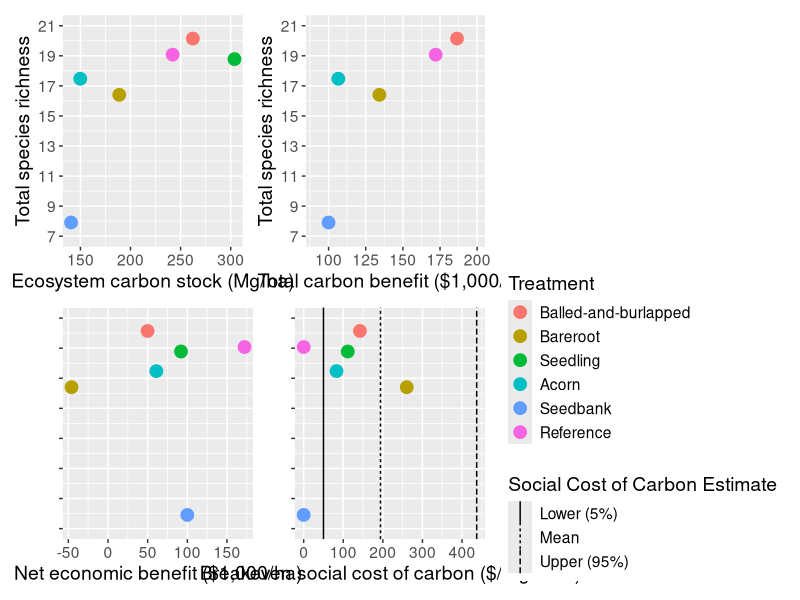

Write R code to recreate this figure.
path_to_repo= "C:/Users/Chels/OneDrive - University of Illinois - Urbana/Chapter2/Floodplain-Experiment-Repo"
setwd(path_to_repo)

library(ggplot2)
library(reshape2)
library(patchwork)
library(dplyr)

# read in social cost of carbon estimates 
scc.df = read.csv("Carbon_Calculations/SCC_Estimates.csv")
colnames(scc.df) = c("stat","per.CO2","per.CO2.C")
scc.df$stat = c("mean","lower","upper")
rownames(scc.df) = c("mean","lower","upper")

# read in establishment costs
est.df = read.csv("Carbon_Calculations/Treatment_Establishment_Costs.csv")
colnames(est.df) = c("trt","cost.2019","cost.2025")

# read in ecosystem carbon estimates
stock.df = read.csv("Tree_Analysis/Posteriors/CarbonRichness_Means_Intervals_5Chains.csv")
sort(unique(stock.df$var))
ecoC.df = stock.df[which(stock.df$var == "Total ecosystem"),c("trt","mean","X5","X95")]
colnames(ecoC.df) = c("trt","mean","lower","upper")

# melt ecosystem carbon estimates by statistic
ecoC.df.melt = melt(ecoC.df, id.vars=c("trt"), 
                    variable.name="stat",value.name="stock")

# estimate carbon benefit of each treatment
ecoC.df.melt$carbon.benefit = rep(0, nrow(ecoC.df.melt))
stats = c("mean","lower","upper")
for (i in 1:3) {
  stat.i = stats[i]
  stat.id = which(ecoC.df.melt$stat == stat.i)
  ecoC.df.melt$carbon.benefit[stat.id] = ecoC.df.melt$stock[stat.id]*scc.df[stat.i,"per.CO2.C"]
}

# treatment names
trts = c("Balled-and-burlapped","Bareroot","Seedling","Acorn","Seedbank","Reference")

# estimate net benefit of each treatment by subtracting the establishment cost
ecoC.df.melt$net.benefit = rep(0, nrow(ecoC.df.melt))
ecoC.df.melt$breakeven.scc = rep(0, nrow(ecoC.df.melt))
for (i in 1:6) {
  trt.i = trts[i]
  cost.i = est.df[which(est.df$trt == trt.i),"cost.2025"]
  trt.id = which(ecoC.df.melt$trt == trt.i)
  ecoC.df.melt[trt.id,"net.benefit"] = ecoC.df.melt[trt.id,"carbon.benefit"] - cost.i
  ecoC.df.melt[trt.id,"breakeven.scc"] = cost.i/ecoC.df.melt[trt.id,"stock"]* 12.01/44.01
}

# get species richness estimates
n.df = stock.df[which(stock.df$var == "Total richness"),c("trt","mean","X5","X95")]
colnames(n.df) = c("trt","mean","lower","upper")
n.df.melt = melt(n.df, id.vars=c("trt"), variable.name="stat",value.name="richness")

# join richness estimates 
ecoC.n.df.join = left_join(ecoC.df.melt, n.df.melt, by=c("trt","stat"))

# plot net carbon benefit v. richness'
mean.df = ecoC.n.df.join[which(ecoC.n.df.join$stat == "mean"),]
scc.df$stat = c("Mean","Lower (5%)","Upper (95%)")
colnames(scc.df)[1] = "Social Cost of Carbon Estimate"
p1 = ggplot(data=mean.df, 
            aes(y=richness, x=stock, 
                color=factor(trt, levels=trts))) +
            geom_point(size=4) + 
            guides(color="none") + 
            scale_y_continuous(breaks=seq(7,21,by=2),limits=c(7,21)) +
            #scale_x_continuous(breaks=seq(100,200,by=25),
            #                   limits=c(90,200)) +
            labs(x="Ecosystem carbon stock (Mg/ha)",
                 y="Total species richness") +
            theme(text=element_text(size=14))
p2 = ggplot(data=mean.df, 
            aes(y=richness, x=carbon.benefit/1000, 
                color=factor(trt, levels=trts))) +
            geom_point(size=4) + 
            guides(color="none") + 
            scale_y_continuous(breaks=seq(7,21,by=2),limits=c(7,21)) +
            scale_x_continuous(breaks=seq(100,200,by=25),
                               limits=c(90,200)) +
            labs(x="Total carbon benefit ($1,000/ha)",
                 y="Total species richness") +
            theme(text=element_text(size=14))
p3 = ggplot(data=mean.df, 
            aes(y=richness, x=net.benefit/1000, 
                color=factor(trt, levels=trts))) +
            geom_point(size=4) +
            guides(color="none") + 
            scale_y_continuous(breaks=seq(7,21,by=2),limits=c(7,21)) +
            labs(x="Net economic benefit ($1,000/ha)",
                 y="") +
            theme(axis.text.y=element_blank(),
                  text=element_text(size=14))
p4 = ggplot() +
     geom_point(data=mean.df, 
                aes(y=richness, x=breakeven.scc, 
                    color=factor(trt, levels=trts)),
                size=4) +
     guides(color=guide_legend(title="Treatment")) + 
     scale_y_continuous(breaks=seq(7,21,by=2),limits=c(7,21)) +
     labs(x="Breakeven social cost of carbon ($/Mg CO2)",
          y="") +
     theme(axis.text.y=element_blank(),
           text=element_text(size=14)) +
     geom_vline(data=scc.df, 
                 aes(xintercept=per.CO2, 
                     linetype=`Social Cost of Carbon Estimate`))
(p1 + p2)/(p3 + p4)

# print results for table 
cols = colnames(ecoC.n.df.join[3:7])
for (i in 1:length(cols)) {
  mean.df = ecoC.n.df.join[which(ecoC.n.df.join$stat == "mean"),c("trt",cols[i])]
  l.df = ecoC.n.df.join[which(ecoC.n.df.join$stat == "lower"),c("trt",cols[i])]
  u.df = ecoC.n.df.join[which(ecoC.n.df.join$stat == "upper"),c("trt",cols[i])]
  print(cols[i])
  for (j in 1:6) {
    trt = mean.df$trt[j]
    if (cols[i] == "stock") {
      print(paste(trt, ": ", 
                  round(mean.df[j,cols[i]]), " (", 
                  round(l.df[j,cols[i]]), "-", 
                  round(u.df[j,cols[i]]), ")", sep="")) 
      print(paste(trt, ": ", 
                  round(mean.df[j,cols[i]],1), " (", 
                  round(l.df[j,cols[i]],1), "-", 
                  round(u.df[j,cols[i]],1), ")", sep="")) 
    } else if (cols[i] == "richness") {
      print(paste(trt, ": ", 
                  round(mean.df[j,cols[i]],1), " (", 
                  round(l.df[j,cols[i]],1), "-", 
                  round(u.df[j,cols[i]],1), ")", sep=""))      
      print(paste(trt, ": ", 
                  round(mean.df[j,cols[i]],2), " (", 
                  round(l.df[j,cols[i]],2), "-", 
                  round(u.df[j,cols[i]],2), ")", sep=""))
    } else if (cols[i] %in% c("carbon.benefit","net.benefit")) {
      print(paste(trt, ": ", 
                  round(mean.df[j,cols[i]]/1000), " (", 
                  round(l.df[j,cols[i]]/1000), "-", 
                  round(u.df[j,cols[i]]/1000), ")", sep=""))
      print(paste(trt, ": ", 
                  round(mean.df[j,cols[i]]/1000,1), " (", 
                  round(l.df[j,cols[i]]/1000,1), "-", 
                  round(u.df[j,cols[i]]/1000,1), ")", sep=""))  
    } else {
      print(paste(trt, ": ", 
                  round(mean.df[j,cols[i]]), " (", 
                  round(l.df[j,cols[i]]), "-", 
                  round(u.df[j,cols[i]]), ")", sep=""))
      print(paste(trt, ": ", 
                  round(mean.df[j,cols[i]],1), " (", 
                  round(l.df[j,cols[i]],1), "-", 
                  round(u.df[j,cols[i]],1), ")", sep=""))
    }
  }
}
